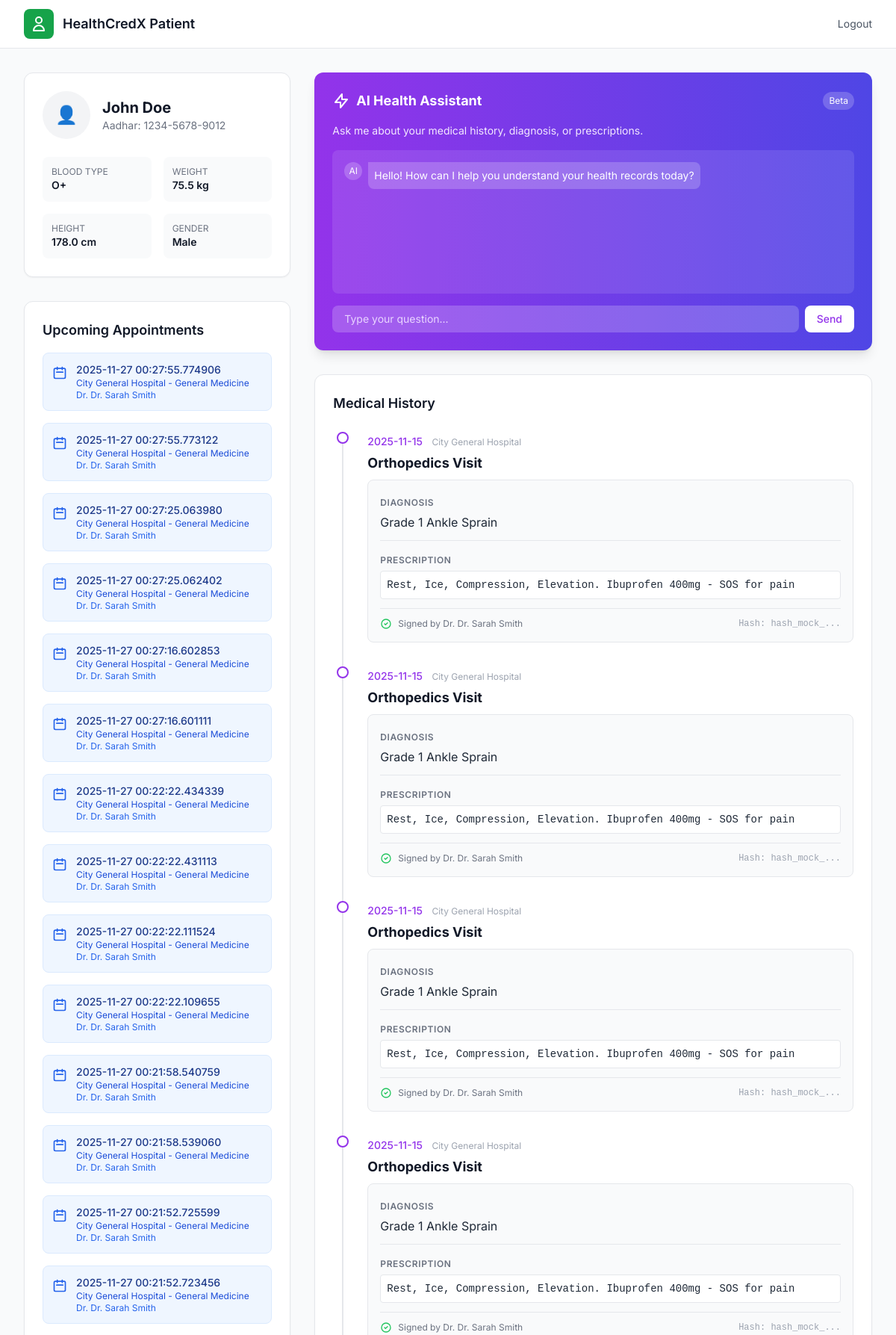
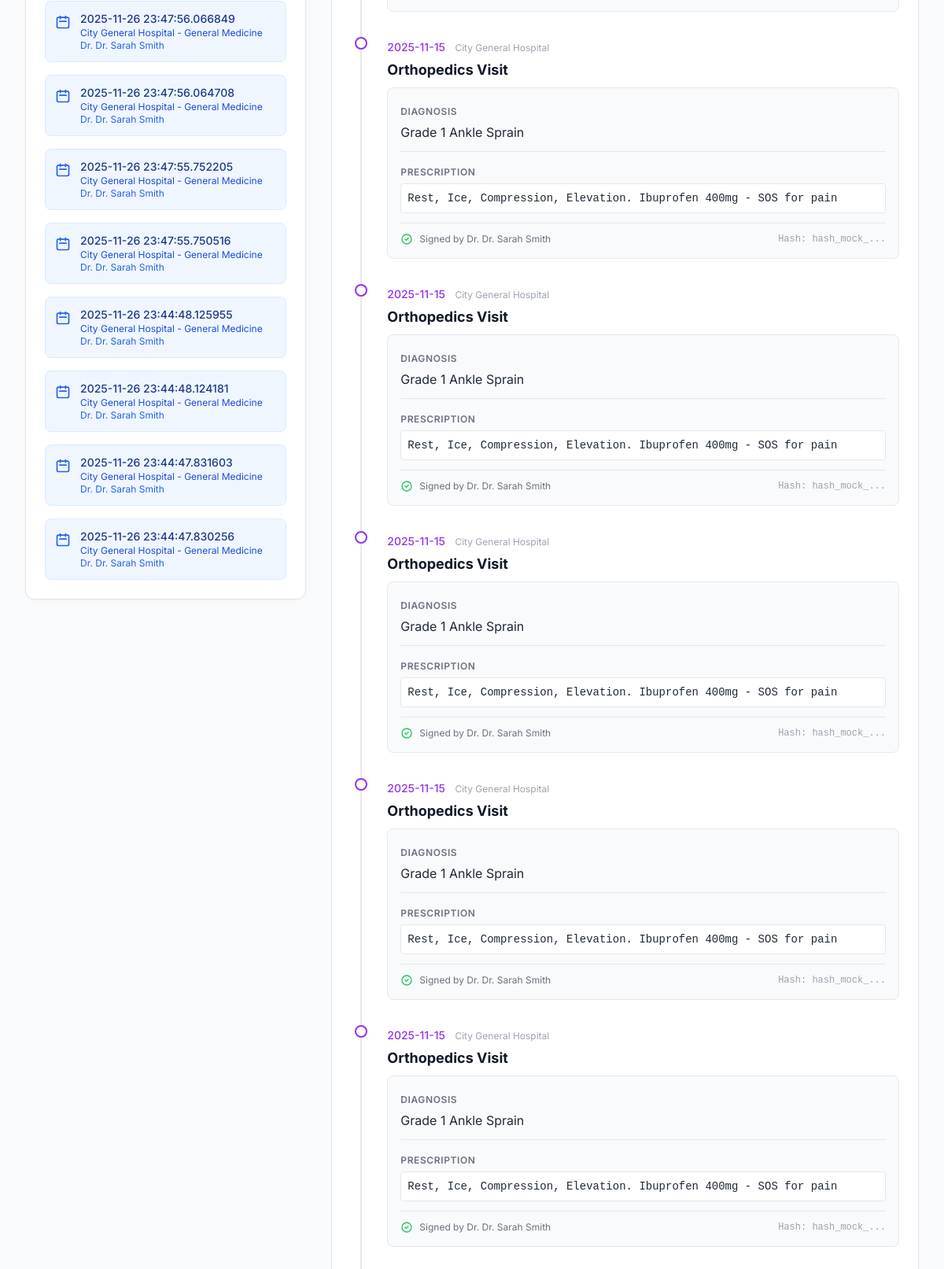
The page /patient/dashboard (signed in, upper part) on the database its author committed (2 pictures, top to bottom).
### tables this page shows
CREATE TABLE patient_profiles (
            id INTEGER PRIMARY KEY AUTOINCREMENT,
            user_id INTEGER NOT NULL UNIQUE,
            aadhar_number TEXT UNIQUE,
            dob DATE,
            gender TEXT,
            blood_type TEXT,
            weight REAL,
            height REAL,
            existing_conditions TEXT,
            created_at TIMESTAMP DEFAULT CURRENT_TIMESTAMP,
            FOREIGN KEY (user_id) REFERENCES users(id)
        );

CREATE TABLE appointments (
            id INTEGER PRIMARY KEY AUTOINCREMENT,
            patient_id INTEGER NOT NULL,
            doctor_id INTEGER,
            hospital_id INTEGER NOT NULL,
            date_time TIMESTAMP NOT NULL,
            department TEXT,
            symptoms TEXT,
            notes TEXT,
            status TEXT DEFAULT 'scheduled' CHECK(status IN ('scheduled', 'completed', 'cancelled')),
            created_at TIMESTAMP DEFAULT CURRENT_TIMESTAMP,
            FOREIGN KEY (patient_id) REFERENCES users(id),
            FOREIGN KEY (doctor_id) REFERENCES users(id),
            FOREIGN KEY (hospital_id) REFERENCES users(id)
        );

CREATE TABLE users (
            id INTEGER PRIMARY KEY AUTOINCREMENT,
            email TEXT UNIQUE NOT NULL,
            password TEXT NOT NULL,
            name TEXT NOT NULL,
            role TEXT NOT NULL CHECK(role IN ('practitioner', 'organization', 'admin', 'hospital', 'pharma', 'patient')),
            practitioner_type TEXT,
            organization_name TEXT,
            created_at TIMESTAMP DEFAULT CURRENT_TIMESTAMP,
            last_login TIMESTAMP
        );

CREATE TABLE medical_records (
            id INTEGER PRIMARY KEY AUTOINCREMENT,
            appointment_id INTEGER NOT NULL,
            diagnosis_text TEXT NOT NULL,
            prescription_text TEXT,
            doctor_signature TEXT,
            pharma_status TEXT DEFAULT 'pending',
            blockchain_hash TEXT,
            created_at TIMESTAMP DEFAULT CURRENT_TIMESTAMP,
            FOREIGN KEY (appointment_id) REFERENCES appointments(id)
        );

### app.py (the view)
@app.route('/patient/dashboard')
@auth.require_role('patient')
def patient_dashboard():
    user = auth.get_current_user()
    profile = db.get_patient_profile(user['id'])
    history = db.get_patient_history(user['id'])
    appointments = db.get_appointments_by_user(user['id'], 'patient')
    return render_template('patient_dashboard.html',
                         profile=profile,
                         history=history,
                         appointments=appointments)

### auth.py (called while the page is built)
def get_current_user():
    if 'user_id' in session:
        return {
            'id': session['user_id'],
            'email': session['user_email'],
            'name': session['user_name'],
            'role': session['user_role'],
            'practitioner_type': session.get('practitioner_type'),
            'organization_name': session.get('organization_name')
        }
    return None

def is_authenticated():
    return 'user_id' in session

def require_role(*roles):
    def decorator(f):
        @wraps(f)
        def decorated_function(*args, **kwargs):
            if not is_authenticated():
                flash('Please log in to access this page.', 'warning')
                return redirect(url_for('login'))
            user = get_current_user()
            if user['role'] not in roles:
                flash('You do not have permission to access this page.', 'danger')
                return redirect(url_for('index'))
            return f(*args, **kwargs)
        return decorated_function
    return decorator

### database.py (called while the page is built, shortened)
def get_db():
    DB_PATH.parent.mkdir(exist_ok=True)
    conn = sqlite3.connect(DB_PATH)
    conn.row_factory = sqlite3.Row  # Access columns by name
    return conn

def get_patient_profile(user_id):
    conn = get_db()
    cursor = conn.cursor()
    cursor.execute('SELECT * FROM patient_profiles WHERE user_id = ?', (user_id,))
    profile = cursor.fetchone()
    conn.close()
    return dict(profile) if profile else None

def get_appointments_by_user(user_id, role):
    conn = get_db()
    cursor = conn.cursor()
    if role == 'patient':
        query = '''
            SELECT a.*,
                   doc.name as doctor_name,
                   hosp.name as hospital_name,
                   hosp.organization_name as hospital_org_name
            FROM appointments a
            LEFT JOIN users doc ON a.doctor_id = doc.id
            JOIN users hosp ON a.hospital_id = hosp.id
            WHERE a.patient_id = ?
            ORDER BY a.date_time DESC
        '''
    else:
        return []
    cursor.execute(query, (user_id,))
    appts = cursor.fetchall()
    conn.close()
    return [dict(appt) for appt in appts]

### templates/patient_dashboard.html (shortened to what this page needs)
<!DOCTYPE html>
<html lang="en" class="bg-gray-50">
<head>
    <script src="https://cdn.tailwindcss.com"></script>
</head>
<body>
    <header class="bg-white border-b border-gray-200">
        <nav class="max-w-7xl mx-auto px-4 sm:px-6 lg:px-8">
            <div class="flex justify-between h-16 items-center">
                <div class="flex items-center gap-3">
                    <div class="w-10 h-10 bg-green-600 rounded-lg flex items-center justify-center">
                        <svg class="w-6 h-6 text-white" fill="none" stroke="currentColor" viewBox="0 0 24 24">
                            <path stroke-linecap="round" stroke-linejoin="round" stroke-width="2" d="M16 7a4 4 0 11-8 0 4 4 0 018 0zM12 14a7 7 0 00-7 7h14a7 7 0 00-7-7z"></path>
                        </svg>
                    </div>
                    <span class="text-lg font-semibold text-gray-900">HealthCredX Patient</span>
                </div>
                <div class="flex items-center gap-3">
                    <a href="/logout" class="text-sm text-gray-600 hover:text-gray-900">Logout</a>
                </div>
            </div>
        </nav>
    </header>
    <main class="max-w-7xl mx-auto px-4 sm:px-6 lg:px-8 py-8">
        <div class="grid grid-cols-1 lg:grid-cols-3 gap-8">
            <div class="space-y-8">
                <div class="bg-white border border-gray-200 rounded-xl shadow-sm p-6">
                    <div class="flex items-center gap-4 mb-6">
                        <div class="w-16 h-16 bg-gray-100 rounded-full flex items-center justify-center text-2xl">
                            👤
                        </div>
                        <div>
                            <h2 class="text-xl font-bold text-gray-900">{{ session.user_name }}</h2>
                            <p class="text-sm text-gray-500">Aadhar: {{ profile.aadhar_number }}</p>
                        </div>
                    </div>
                    <div class="grid grid-cols-2 gap-4 text-sm">
                        <div class="p-3 bg-gray-50 rounded-lg">
                            <span class="block text-xs text-gray-500 uppercase">Blood Type</span>
                            <span class="font-semibold text-gray-900">{{ profile.blood_type }}</span>
                        </div>
                        <div class="p-3 bg-gray-50 rounded-lg">
                            <span class="block text-xs text-gray-500 uppercase">Weight</span>
                            <span class="font-semibold text-gray-900">{{ profile.weight }} kg</span>
                        </div>
                        <div class="p-3 bg-gray-50 rounded-lg">
                            <span class="block text-xs text-gray-500 uppercase">Height</span>
                            <span class="font-semibold text-gray-900">{{ profile.height }} cm</span>
                        </div>
                        <div class="p-3 bg-gray-50 rounded-lg">
                            <span class="block text-xs text-gray-500 uppercase">Gender</span>
                            <span class="font-semibold text-gray-900">{{ profile.gender }}</span>
                        </div>
                    </div>
                </div>
                <div class="bg-white border border-gray-200 rounded-xl shadow-sm p-6">
                    <h3 class="text-lg font-semibold text-gray-900 mb-4">Upcoming Appointments</h3>
                    {% if appointments %}
                        <div class="space-y-4">
                        {% for appt in appointments %}
                            {% if appt.status == 'scheduled' %}
                            <div class="flex items-start gap-3 p-3 bg-blue-50 rounded-lg border border-blue-100">
                                <div class="flex-shrink-0 mt-1">
                                    <svg class="w-5 h-5 text-blue-600" fill="none" stroke="currentColor" viewBox="0 0 24 24">
                                        <path stroke-linecap="round" stroke-linejoin="round" stroke-width="2" d="M8 7V3m8 4V3m-9 8h10M5 21h14a2 2 0 002-2V7a2 2 0 00-2-2H5a2 2 0 00-2 2v12a2 2 0 002 2z"></path>
                                    </svg>
                                </div>
                                <div>
                                    <p class="text-sm font-medium text-blue-900">{{ appt.date_time.replace('T', ' ') }}</p>
                                    <p class="text-xs text-blue-700">{{ appt.hospital_name }} - {{ appt.department }}</p>
                                    <p class="text-xs text-blue-600">Dr. {{ appt.doctor_name or 'Assigned soon' }}</p>
                                </div>
                            </div>
                            {% endif %}
                        {% endfor %}
                        </div>
                    {% else %}
                        <p class="text-sm text-gray-500">No upcoming appointments.</p>
                    {% endif %}
                </div>
            </div>
            <div class="lg:col-span-2 space-y-8">
                <div class="bg-gradient-to-r from-purple-600 to-indigo-600 rounded-xl shadow-lg p-6 text-white">
                    <div class="flex items-center justify-between mb-4">
                        <h3 class="text-lg font-bold flex items-center gap-2">
                            <svg class="w-6 h-6" fill="none" stroke="currentColor" viewBox="0 0 24 24">
                                <path stroke-linecap="round" stroke-linejoin="round" stroke-width="2" d="M13 10V3L4 14h7v7l9-11h-7z"></path>
                            </svg>
                            AI Health Assistant
                        </h3>
                        <span class="text-xs bg-white/20 px-2 py-1 rounded-full">Beta</span>
                    </div>
                    <p class="text-purple-100 text-sm mb-4">Ask me about your medical history, diagnosis, or prescriptions.</p>
                    <div class="bg-white/10 rounded-lg p-4 h-48 overflow-y-auto mb-4 space-y-3" id="chat-history">
                        <div class="flex gap-2">
                            <div class="w-6 h-6 bg-white/20 rounded-full flex items-center justify-center text-xs">AI</div>
                            <div class="bg-white/20 rounded-lg rounded-tl-none p-2 text-sm">Hello! How can I help you understand your health records today?</div>
                        </div>
                    </div>
                    <div class="flex gap-2">
                        <input type="text" id="chat-input" class="flex-1 bg-white/20 border-transparent rounded-lg placeholder-purple-200 text-white focus:bg-white/30 focus:ring-0 focus:border-transparent text-sm px-4 py-2" placeholder="Type your question...">
                        <button onclick="sendMessage()" class="bg-white text-purple-600 px-4 py-2 rounded-lg font-medium text-sm hover:bg-gray-100">Send</button>
                    </div>
                </div>
                <div class="bg-white border border-gray-200 rounded-xl shadow-sm p-6">
                    <h3 class="text-lg font-semibold text-gray-900 mb-6">Medical History</h3>
                    <div class="relative border-l-2 border-gray-200 ml-3 space-y-8">
                        {% for record in history %}
                        <div class="relative pl-8">
                            <div class="absolute -left-[9px] top-0 w-4 h-4 bg-white border-2 border-purple-600 rounded-full"></div>
                            <div class="mb-1">
                                <span class="text-sm font-medium text-purple-600">{{ record.date_time[:10] }}</span>
                                <span class="text-gray-400 text-xs ml-2">{{ record.hospital_name }}</span>
                            </div>
                            <h4 class="text-lg font-bold text-gray-900 mb-2">{{ record.department }} Visit</h4>
                            <div class="bg-gray-50 rounded-lg p-4 border border-gray-200 space-y-3">
                                <div>
                                    <span class="text-xs font-semibold text-gray-500 uppercase tracking-wider">Diagnosis</span>
                                    <p class="text-gray-800 mt-1">{{ record.diagnosis_text }}</p>
                                </div>
                                {% if record.prescription_text %}
                                <div class="pt-3 border-t border-gray-200">
                                    <span class="text-xs font-semibold text-gray-500 uppercase tracking-wider">Prescription</span>
                                    <p class="text-gray-800 mt-1 font-mono text-sm bg-white p-2 rounded border border-gray-200">{{ record.prescription_text }}</p>
                                </div>
                                {% endif %}
                                <div class="pt-3 border-t border-gray-200 flex justify-between items-center">
                                    <div class="flex items-center gap-2">
                                        <svg class="w-4 h-4 text-green-500" fill="none" stroke="currentColor" viewBox="0 0 24 24">
                                            <path stroke-linecap="round" stroke-linejoin="round" stroke-width="2" d="M9 12l2 2 4-4m6 2a9 9 0 11-18 0 9 9 0 0118 0z"></path>
                                        </svg>
                                        <span class="text-xs text-gray-500">Signed by Dr. {{ record.doctor_name }}</span>
                                    </div>
                                    <span class="text-xs font-mono text-gray-400" title="{{ record.blockchain_hash }}">Hash: {{ record.blockchain_hash[:10] }}...</span>
                                </div>
                            </div>
                        </div>
                        {% endfor %}
                    </div>
                </div>
            </div>
        </div>
    </main>
</body>
</html>

### templates/patient_dashboard.html (style rules this page uses)
body { font-family: 'Inter', sans-serif; }

### rows shown on the page
patient_profiles: aadhar_number "1234-5678-9012", blood_type "O+", weight "75.5", height "178.0", gender "Male"
appointments: date_time.replace "2025-11-27 00:27:55.774906", hospital_name "City General Hospital", department "General Medicine", name "Dr. Sarah Smith"
appointments: date_time.replace "2025-11-27 00:27:55.773122", hospital_name "City General Hospital", department "General Medicine", name "Dr. Sarah Smith"
appointments: date_time.replace "2025-11-27 00:27:25.063980", hospital_name "City General Hospital", department "General Medicine", name "Dr. Sarah Smith"
appointments: date_time.replace "2025-11-27 00:27:25.062402", hospital_name "City General Hospital", department "General Medicine", name "Dr. Sarah Smith"
appointments: date_time.replace "2025-11-27 00:27:16.602853", hospital_name "City General Hospital", department "General Medicine", name "Dr. Sarah Smith"
appointments: date_time.replace "2025-11-27 00:27:16.601111", hospital_name "City General Hospital", department "General Medicine", name "Dr. Sarah Smith"
appointments: date_time.replace "2025-11-27 00:22:22.434339", hospital_name "City General Hospital", department "General Medicine", name "Dr. Sarah Smith"
appointments: date_time.replace "2025-11-27 00:22:22.431113", hospital_name "City General Hospital", department "General Medicine", name "Dr. Sarah Smith"
appointments: date_time.replace "2025-11-27 00:22:22.111524", hospital_name "City General Hospital", department "General Medicine", name "Dr. Sarah Smith"
appointments: date_time.replace "2025-11-27 00:22:22.109655", hospital_name "City General Hospital", department "General Medicine", name "Dr. Sarah Smith"
appointments: date_time.replace "2025-11-27 00:21:58.540759", hospital_name "City General Hospital", department "General Medicine", name "Dr. Sarah Smith"
appointments: date_time.replace "2025-11-27 00:21:58.539060", hospital_name "City General Hospital", department "General Medicine", name "Dr. Sarah Smith"
appointments: date_time.replace "2025-11-27 00:21:52.725599", hospital_name "City General Hospital", department "General Medicine", name "Dr. Sarah Smith"
appointments: date_time.replace "2025-11-27 00:21:52.723456", hospital_name "City General Hospital", department "General Medicine", name "Dr. Sarah Smith"
appointments: date_time.replace "2025-11-26 23:47:56.066849", hospital_name "City General Hospital", department "General Medicine", name "Dr. Sarah Smith"
appointments: date_time.replace "2025-11-26 23:47:56.064708", hospital_name "City General Hospital", department "General Medicine", name "Dr. Sarah Smith"
appointments: date_time.replace "2025-11-26 23:47:55.752205", hospital_name "City General Hospital", department "General Medicine", name "Dr. Sarah Smith"
appointments: date_time.replace "2025-11-26 23:47:55.750516", hospital_name "City General Hospital", department "General Medicine", name "Dr. Sarah Smith"
appointments: date_time.replace "2025-11-26 23:44:48.125955", hospital_name "City General Hospital", department "General Medicine", name "Dr. Sarah Smith"
appointments: date_time.replace "2025-11-26 23:44:48.124181", hospital_name "City General Hospital", department "General Medicine", name "Dr. Sarah Smith"
appointments: date_time.replace "2025-11-26 23:44:47.831603", hospital_name "City General Hospital", department "General Medicine", name "Dr. Sarah Smith"
appointments: date_time.replace "2025-11-26 23:44:47.830256", hospital_name "City General Hospital", department "General Medicine", name "Dr. Sarah Smith"
medical_records: date_time "2025-11-15", hospital_name "City General Hospital", department "Orthopedics", diagnosis_text "Grade 1 Ankle Sprain", prescription_text "Rest, Ice, Compression, Elevation. Ibuprofen 400mg - SOS for pain", doctor_name "Dr. Sarah Smith", blockchain_hash "hash_mock_"
medical_records: date_time "2025-11-15", hospital_name "City General Hospital", department "Orthopedics", diagnosis_text "Grade 1 Ankle Sprain", prescription_text "Rest, Ice, Compression, Elevation. Ibuprofen 400mg - SOS for pain", doctor_name "Dr. Sarah Smith", blockchain_hash "hash_mock_"
medical_records: date_time "2025-11-15", hospital_name "City General Hospital", department "Orthopedics", diagnosis_text "Grade 1 Ankle Sprain", prescription_text "Rest, Ice, Compression, Elevation. Ibuprofen 400mg - SOS for pain", doctor_name "Dr. Sarah Smith", blockchain_hash "hash_mock_"
medical_records: date_time "2025-11-15", hospital_name "City General Hospital", department "Orthopedics", diagnosis_text "Grade 1 Ankle Sprain", prescription_text "Rest, Ice, Compression, Elevation. Ibuprofen 400mg - SOS for pain", doctor_name "Dr. Sarah Smith", blockchain_hash "hash_mock_"
medical_records: date_time "2025-11-15", hospital_name "City General Hospital", department "Orthopedics", diagnosis_text "Grade 1 Ankle Sprain", prescription_text "Rest, Ice, Compression, Elevation. Ibuprofen 400mg - SOS for pain", doctor_name "Dr. Sarah Smith", blockchain_hash "hash_mock_"
medical_records: date_time "2025-11-15", hospital_name "City General Hospital", department "Orthopedics", diagnosis_text "Grade 1 Ankle Sprain", prescription_text "Rest, Ice, Compression, Elevation. Ibuprofen 400mg - SOS for pain", doctor_name "Dr. Sarah Smith", blockchain_hash "hash_mock_"
medical_records: date_time "2025-11-15", hospital_name "City General Hospital", department "Orthopedics", diagnosis_text "Grade 1 Ankle Sprain", prescription_text "Rest, Ice, Compression, Elevation. Ibuprofen 400mg - SOS for pain", doctor_name "Dr. Sarah Smith", blockchain_hash "hash_mock_"
medical_records: date_time "2025-11-15", hospital_name "City General Hospital", department "Orthopedics", diagnosis_text "Grade 1 Ankle Sprain", prescription_text "Rest, Ice, Compression, Elevation. Ibuprofen 400mg - SOS for pain", doctor_name "Dr. Sarah Smith", blockchain_hash "hash_mock_"
medical_records: date_time "2025-11-15", hospital_name "City General Hospital", department "Orthopedics", diagnosis_text "Grade 1 Ankle Sprain", prescription_text "Rest, Ice, Compression, Elevation. Ibuprofen 400mg - SOS for pain", doctor_name "Dr. Sarah Smith", blockchain_hash "hash_mock_"

### other values the page prints
{{ session.user_name }} "John Doe"
